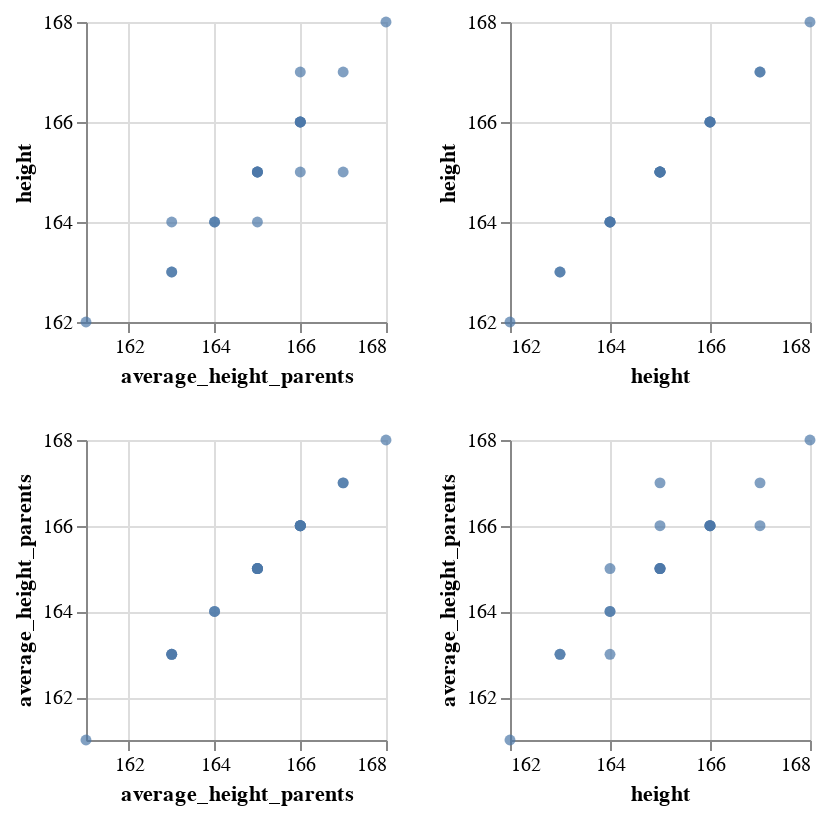

Notebook source saved alongside this figure:
### Markdown cell above
### Regular pairplot

### Code cell
alt.Chart(df).mark_circle().encode(
    x=alt.X(alt.repeat("column"), 
            type='quantitative',
            scale=alt.Scale(zero=False)
            ),
    y=alt.Y(alt.repeat("row"), 
            type='quantitative',
             scale=alt.Scale(zero=False)
             )
).properties(
    width=150,
    height=150
).repeat(
    row=['height', 'average_height_parents'],
    column=['average_height_parents', 'height']
)

### Figure 1 — Vega-Lite specification as saved in the notebook (floating-point values rounded to 4 significant figures)
{"config": {"view": {"continuousWidth": 400, "continuousHeight": 300}}, "repeat": {"column": ["average_height_parents", "height"], "row": ["height", "average_height_parents"]}, "spec": {"data": {"name": "data-2051e5cb435af6ca686de982c4564449"}, "mark": "circle", "encoding": {"x": {"field": {"repeat": "column"}, "scale": {"zero": false}, "type": "quantitative"}, "y": {"field": {"repeat": "row"}, "scale": {"zero": false}, "type": "quantitative"}}, "height": 150, "width": 150}, "$schema": "https://vega.github.io/schema/vega-lite/v4.17.0.json", "datasets": {"data-2051e5cb435af6ca686de982c4564449": [{"name": "Stefanie", "id": 1, "height": 162, "average_height_parents": 161, "gender": "female"}, {"name": "Peter", "id": 2, "height": 163, "average_height_parents": 163, "gender": "male"}, {"name": "Stefanie", "id": 3, "height": 163, "average_height_parents": 163, "gender": "female"}, {"name": "Manuela", "id": 4, "height": 164, "average_height_parents": 165, "gender": "female"}, {"name": "Simon", "id": 5, "height": 164, "average_height_parents": 163, "gender": "male"}, {"name": "Sophia", "id": 6, "height": 164, "average_height_parents": 164, "gender": "female"}, {"name": "Ellen", "id": 7, "height": 164, "average_height_parents": 164, "gender": "female"}, {"name": "Emilia", "id": 8, "height": 165, "average_height_parents": 165, "gender": "female"}, {"name": "Lina", "id": 9, "height": 165, "average_height_parents": 165, "gender": "female"}, {"name": "Marie", "id": 10, "height": 165, "average_height_parents": 165, "gender": "female"}, {"name": "Lena", "id": 11, "height": 165, "average_height_parents": 166, "gender": "female"}, {"name": "Mila", "id": 12, "height": 165, "average_height_parents": 167, "gender": "female"}, {"name": "Fin", "id": 13, "height": 165, "average_height_parents": 165, "gender": "male"}, {"name": "Eric", "id": 14, "height": 166, "average_height_parents": 166, "gender": "male"}, {"name": "Pia", "id": 15, "height": 166, "average_height_parents": 166, "gender": "female"}, {"name": "Marc", "id": 16, "height": 166, "average_height_parents": 166, "gender": "male"}, {"name": "Ralph", "id": 17, "height": 166, "average_height_parents": 166, "gender": "male"}, {"name": "Tom", "id": 18, "height": 167, "average_height_parents": 166, "gender": "male"}, {"name": "Steven", "id": 19, "height": 167, "average_height_parents": 167, "gender": "male"}, {"name": "Emanuel", "id": 20, "height": 168, "average_height_parents": 168, "gender": "male"}]}}
